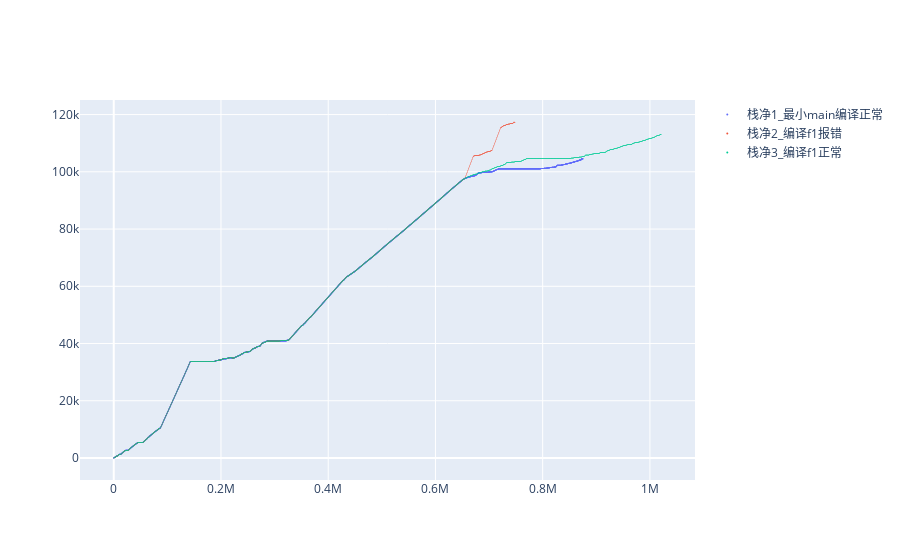
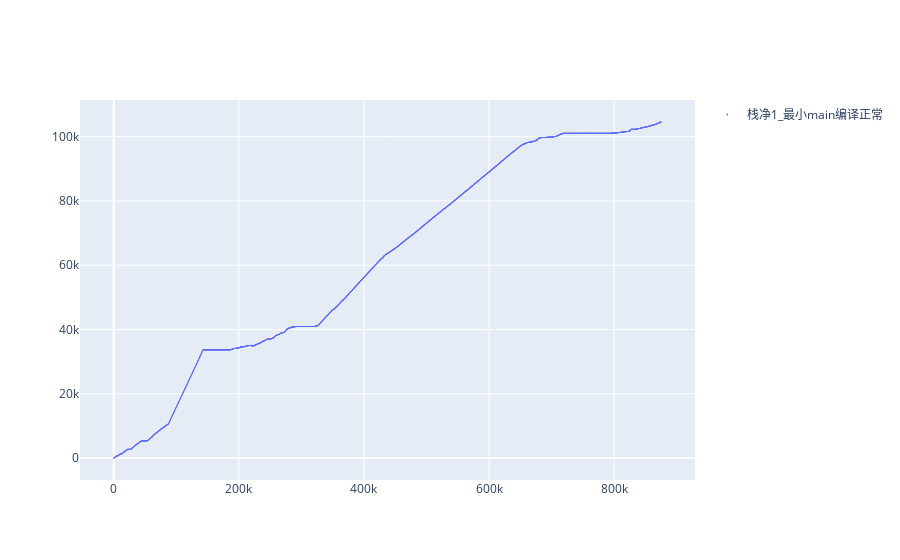

Notebook source saved alongside these figures, in order:
### Markdown cell above
### 2.2  plotly作图 , 结果当然是和 seaborn一样了

> plotly作图 不会留在 .ipynb文件内，但比seaborn清晰。

### Code cell
# 栈生_trace = graph_objs.Scatter(
#  x = df.滴答,
#  y = df.栈生,
#  showlegend=True,
# mode = 'lines+markers',
# line=dict(width=1),
# marker=dict(size=1),
# name="栈生"
# )

# 栈死_trace = graph_objs.Scatter(
#  x = df.滴答,
#  y = df.栈死,
#  showlegend=True,
# # mode = 'lines+markers',
# mode = 'markers',
# line=dict(width=1),
# marker=dict(size=1),
# name="栈死"
# )

栈净1_trace = graph_objs.Scatter(
 x = df1.滴答,
#  x = list(range(len(df.栈净))),
 y = df1.栈净,
 showlegend=True,
# mode = 'lines+markers',
mode = 'markers',
# line=dict(width=1),
marker=dict(size=1),
name="栈净1_最小main编译正常"
)


栈净2_trace = graph_objs.Scatter(
 x = df2.滴答,
#  x = list(range(len(df.栈净))),
 y = df2.栈净,
 showlegend=True,
# mode = 'lines+markers',
mode = 'markers',
# line=dict(width=1),
marker=dict(size=0.5),
name="栈净2_编译f1报错"
)

栈净3_trace = graph_objs.Scatter(
 x = df3.滴答,
 y = df3.栈净,
 showlegend=True,
mode = 'markers',
marker=dict(size=0.5),
name="栈净3_编译f1正常"
)

#浏览器:
# plotly_offline.iplot([栈生_trace,栈死_trace])
# plotly_offline.iplot([ 栈净_trace])
plotly_offline.iplot([ 栈净1_trace,栈净2_trace,栈净3_trace])
plotly_offline.iplot([ 栈净1_trace ])

### Figure 1 — Plotly figure (JSON) as saved in the notebook; plotly's stock layout.template omitted (floating-point values rounded to 4 significant figures; data arrays with more than 128 entries replaced by an {"elided": "..."} marker saying what was removed)
{"data": [{"marker": {"size": 1}, "mode": "markers", "name": "栈净1_最小main编译正常", "showlegend": true, "type": "scatter", "x": {"elided": "4386 int values"}, "y": {"elided": "4386 int values"}}, {"marker": {"size": 0.5}, "mode": "markers", "name": "栈净2_编译f1报错", "showlegend": true, "type": "scatter", "x": {"elided": "3751 int values"}, "y": {"elided": "3751 int values"}}, {"marker": {"size": 0.5}, "mode": "markers", "name": "栈净3_编译f1正常", "showlegend": true, "type": "scatter", "x": {"elided": "5117 int values"}, "y": {"elided": "5117 int values"}}], "layout": {}}

### Figure 2 — Plotly figure (JSON) as saved in the notebook; plotly's stock layout.template omitted (floating-point values rounded to 4 significant figures; data arrays with more than 128 entries replaced by an {"elided": "..."} marker saying what was removed)
{"data": [{"marker": {"size": 1}, "mode": "markers", "name": "栈净1_最小main编译正常", "showlegend": true, "type": "scatter", "x": {"elided": "4386 int values"}, "y": {"elided": "4386 int values"}}], "layout": {}}
